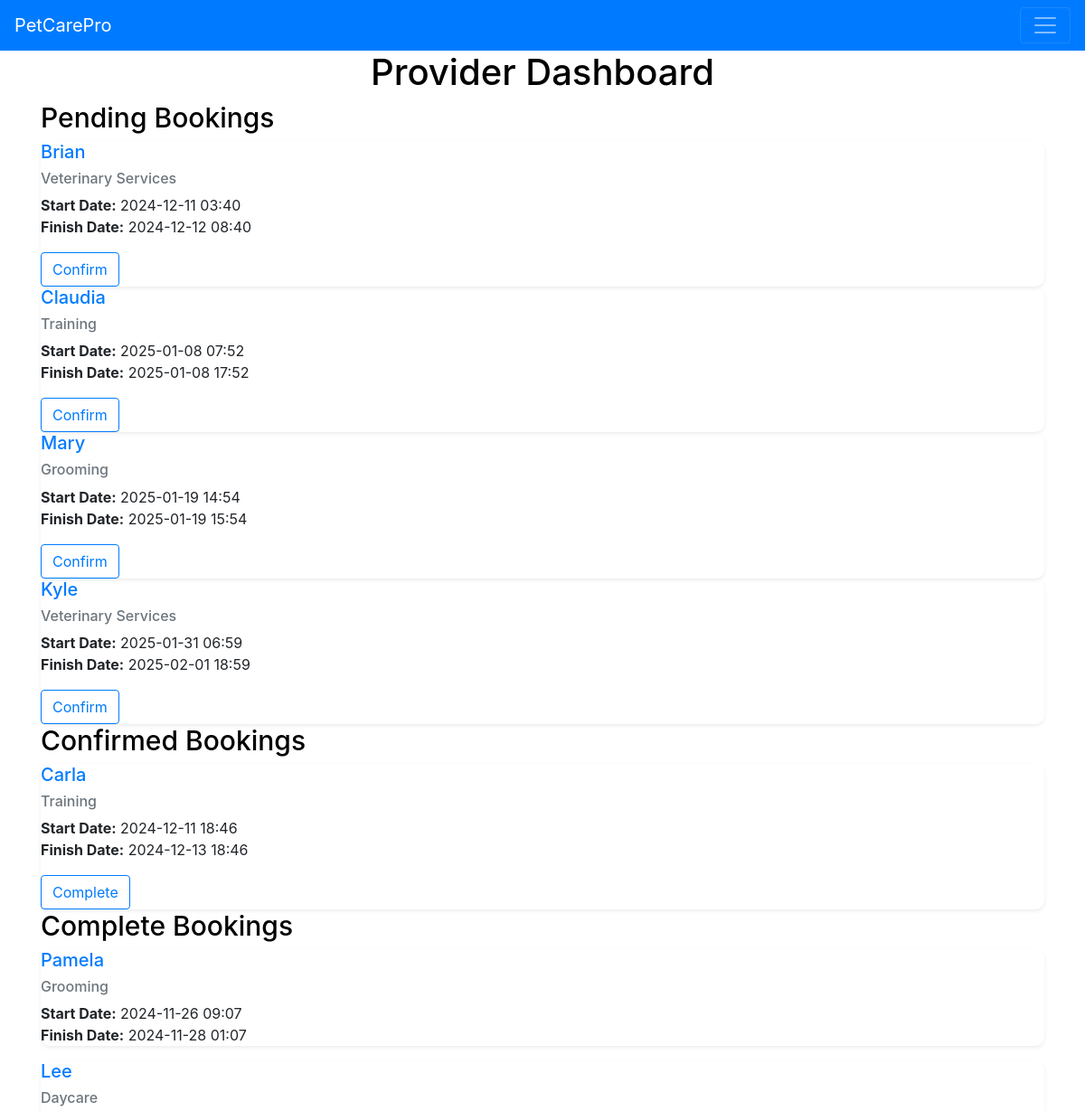
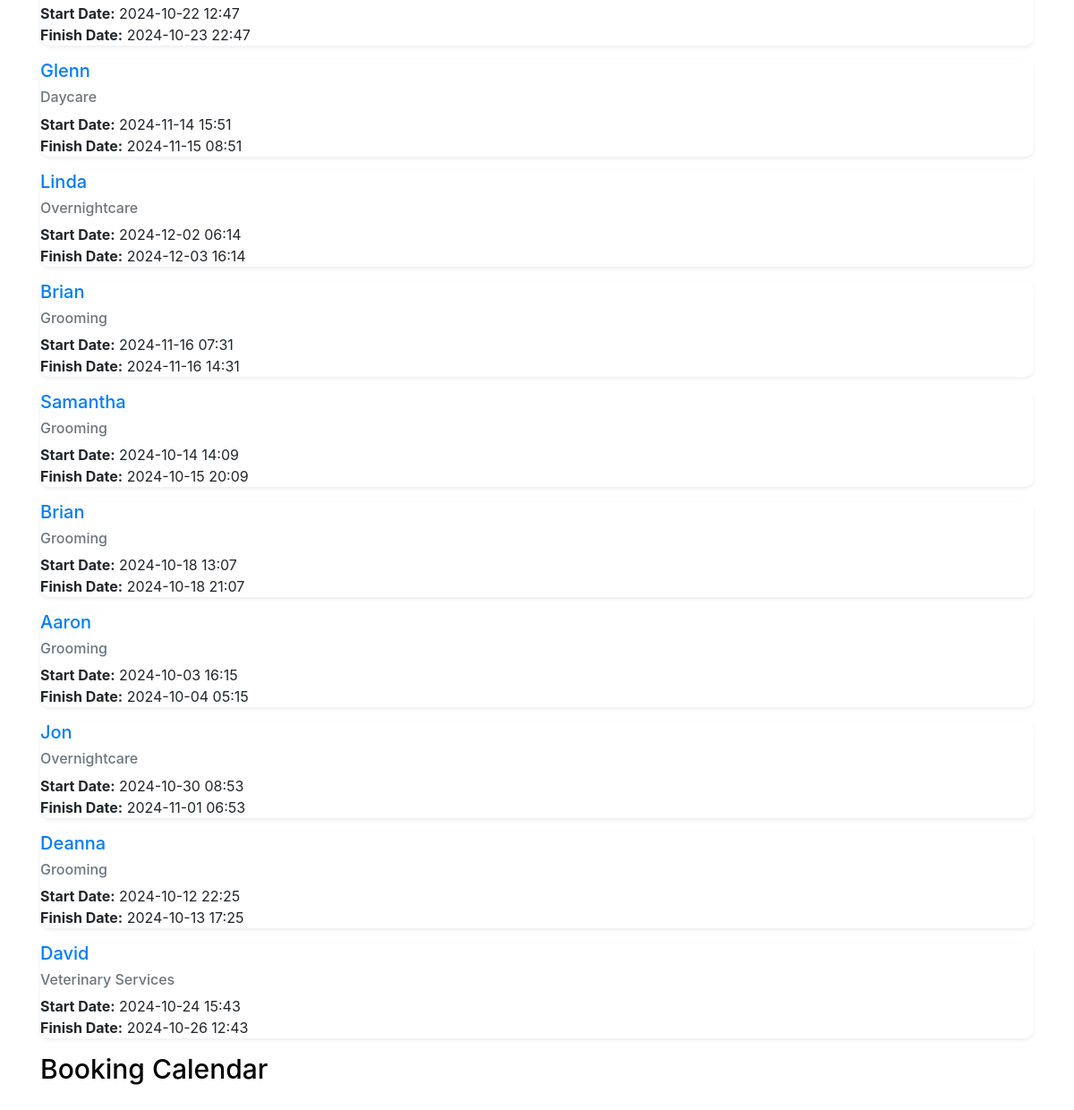
/providerdashboard (signed in), run on the app's committed database (2 pictures, top to bottom).
### app/models.py (models this page shows)
class Booking(db.Model):
    __tablename__ = "bookings"
    id = db.Column(db.Integer, primary_key=True, autoincrement=True)
    pet_id = db.Column(db.Integer, db.ForeignKey('pets.id'))
    provider_id = db.Column(db.Integer, db.ForeignKey('provider_profiles.id'))
    service = db.Column(db.String(1000))
    date_start = db.Column(db.DateTime)
    date_finish = db.Column(db.DateTime)
    status = db.Column(db.String(20))
    provider = db.relationship('ProviderProfile', backref='bookings')

class Pet(db.Model):
    __tablename__ = "pets"
    id = db.Column(db.Integer, primary_key=True, autoincrement=True)
    name = db.Column(db.String(50), index=True)
    species = db.Column(db.String(50))
    breed = db.Column(db.String(50))
    owner_id = db.Column(db.Integer, db.ForeignKey('users.id'))
    bookings = db.relationship('Booking', backref='pet', lazy='dynamic')

### app/views.py (the view)
@app.route('/providerdashboard',methods=['GET','POST'])
@login_required
def ProviderDashboard():
    provider = models.ProviderProfile.query.filter_by(user_id= current_user.get_id()).first()
    pending = models.Booking.query.filter_by(provider_id = provider.id,status="Pending").all()
    confirmed = models.Booking.query.filter_by(provider_id = provider.id,status="Confirmed").all()
    complete = models.Booking.query.filter_by(provider_id = provider.id,status="Completed").all()
    if confirmed:
        booked_dates = [
        {'start': c.date_start.strftime('%Y-%m-%dT%H:%M:%S'),
         'end': c.date_finish.strftime('%Y-%m-%dT%H:%M:%S')}
        for c in confirmed
        ]
    else:
        booked_dates = []
    booked_dates_json = json.dumps(booked_dates)
    return render_template('ProviderDashboard.html',
                           title='ProviderDashboard',
                           header = 'Provider Dashboard',
                           subheader1 = 'Pending Bookings',
                           subheader2 = 'Confirmed Bookings',
                           subheader3 = 'Complete Bookings',
                           subheader4 = 'Booking Calendar',
                           pending=pending,
                           confirmed=confirmed,
                           complete=complete,
                           booked_dates= booked_dates_json)

### app/models.py (called while the page is built)
@login_manager.user_loader
def load_user(id):
    return db.session.get(User, int(id))

### app/templates/ProviderDashboard.html (shortened to what this page needs)
{% extends "Dashboard.html" %}
{% block content1 %}
{%for p in pending%}
<div class="row g-2">
  <div class="col">
    <div class="info shadow-sm border-light">
      <div class="info-body">
        <h5 class="info-title text-primary">{{ p.pet.name }}</h5>
        <h6 class="info-subtitle mb-2 text-muted">{{ p.service }}</h6>
        <p class="info-text"><strong>Start Date:</strong> {{ p.date_start.strftime('%Y-%m-%d %H:%M') }}<br><strong>Finish Date:</strong> {{ p.date_finish.strftime('%Y-%m-%d %H:%M') }}</p>
        <a href="{{ url_for('ConfirmBooking', id=p.id) }}" class="btn btn-outline-primary" >Confirm</a>
      </div>
    </div>
  </div>
</div>
{%endfor%}
{% endblock %}
{% block content2 %}
{%for c in confirmed%}
<div class="row g-2">
  <div class="col">
    <div class="info shadow-sm border-light">
      <div class="info-body">
        <h5 class="info-title text-primary">{{ c.pet.name }}</h5>
        <h6 class="info-subtitle mb-2 text-muted">{{ c.service }}</h6>
        <p class="info-text"><strong>Start Date:</strong> {{ c.date_start.strftime('%Y-%m-%d %H:%M') }}<br><strong>Finish Date:</strong> {{ c.date_finish.strftime('%Y-%m-%d %H:%M') }}</p>
        <a href="{{ url_for('CompleteBooking', id=c.id) }}" class="btn btn-outline-primary" >Complete</a>
      </div>
    </div>
  </div>
</div>
{%endfor%}
{% endblock %}
{% block content3 %}
{%for c in complete%}
<div class="row g-2">
  <div class="col">
    <div class="info shadow-sm border-light">
      <div class="info-body">
        <h5 class="info-title text-primary">{{ c.pet.name }}</h5>
        <h6 class="info-subtitle mb-2 text-muted">{{ c.service }}</h6>
        <p class="info-text"><strong>Start Date:</strong> {{ c.date_start.strftime('%Y-%m-%d %H:%M') }}<br><strong>Finish Date:</strong> {{ c.date_finish.strftime('%Y-%m-%d %H:%M') }}</p>
      </div>
    </div>
  </div>
</div>
{%endfor%}
{% endblock %}
{% block content4 %}
<div id="calendar"></div>
{% endblock %}

### app/static/stylesheet.css (style rules this page uses)
* { box-sizing: border-box; }
body { background-color: white; }
#calendar { max-width: 700px; height: 700px; margin: 0 auto; }
.info { border-radius: 10px; }
.info-title { font-size: 1.25rem; }
.info-subtitle { font-size: 1rem; }
.info-text { font-size: 1rem; }

### data on the page
Booking: pet.name "Brian", service "Veterinary Services", date_start "2024-12-11 03:40", date_finish "2024-12-12 08:40"
Booking: pet.name "Claudia", service "Training", date_start "2025-01-08 07:52", date_finish "2025-01-08 17:52"
Booking: pet.name "Mary", service "Grooming", date_start "2025-01-19 14:54", date_finish "2025-01-19 15:54"
Booking: pet.name "Kyle", service "Veterinary Services", date_start "2025-01-31 06:59", date_finish "2025-02-01 18:59"
Booking: pet.name "Carla", service "Training", date_start "2024-12-11 18:46", date_finish "2024-12-13 18:46"
Booking: pet.name "Pamela", service "Grooming", date_start "2024-11-26 09:07", date_finish "2024-11-28 01:07"
Booking: pet.name "Lee", service "Daycare", date_start "2024-10-22 12:47", date_finish "2024-10-23 22:47"
Booking: pet.name "Glenn", service "Daycare", date_start "2024-11-14 15:51", date_finish "2024-11-15 08:51"
Booking: pet.name "Linda", service "Overnightcare", date_start "2024-12-02 06:14", date_finish "2024-12-03 16:14"
Booking: pet.name "Brian", service "Grooming", date_start "2024-11-16 07:31", date_finish "2024-11-16 14:31"
Booking: pet.name "Samantha", service "Grooming", date_start "2024-10-14 14:09", date_finish "2024-10-15 20:09"
Booking: pet.name "Brian", service "Grooming", date_start "2024-10-18 13:07", date_finish "2024-10-18 21:07"
Booking: pet.name "Aaron", service "Grooming", date_start "2024-10-03 16:15", date_finish "2024-10-04 05:15"
Booking: pet.name "Jon", service "Overnightcare", date_start "2024-10-30 08:53", date_finish "2024-11-01 06:53"
Booking: pet.name "Deanna", service "Grooming", date_start "2024-10-12 22:25", date_finish "2024-10-13 17:25"
Booking: pet.name "David", service "Veterinary Services", date_start "2024-10-24 15:43", date_finish "2024-10-26 12:43"

### other printed values
{{ header }} "Provider Dashboard"
{{ subheader1 }} "Pending Bookings"
{{ subheader2 }} "Confirmed Bookings"
{{ subheader3 }} "Complete Bookings"
{{ subheader4 }} "Booking Calendar"
